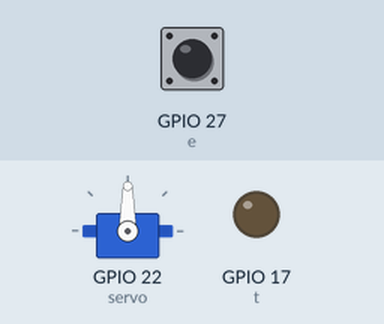
A program run on a simulated Raspberry Pi (BCM pin numbers). Parts: servo, output pins drawn as LEDs (lit = HIGH). Inputs (shaded band) come from the test bench; at power-on: GPIO 27 (e) HIGH. Servo angles are drawn from the pulse width (0.5 ms = 0°, 2.5 ms = 180°); the clock reads 2024-03-15 10:24:30 at power-on unless the program sets it.

Above: at 0.17 s.
At 0.52 s:
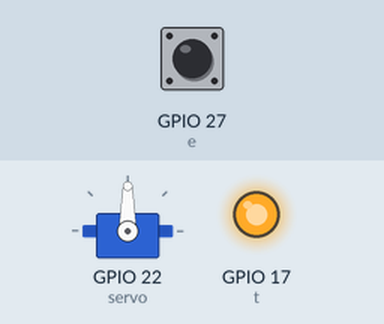
Timing chart, 0 to 2.2 s (numbered marks = the images above):
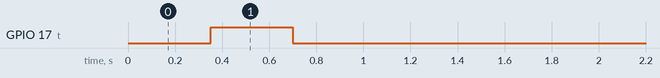

The program:

15.Interfacing_ultrasonic_sensor_with_servo_motor.py
```python
import RPi.GPIO as g    #Libraries
import time
g.setmode(g.BCM)  #set GPIO Pins
servo=22   #set GPIO Pins
t=17
e=27
g.setup(servo,g.OUT)  #set GPIO direction (IN / OUT)
g.setup(t,g.OUT)
g.setup(e,g.IN)
p=g.PWM(22,50)
p.start(7.5)
def ping():
	while True:
		g.output(t,g.LOW)     # set Trigger after 0.035ms to LOW
		time.sleep(0.35)
		g.output(t,g.HIGH)  # set Trigger to HIGH
		time.sleep(0.35)
		g.output(t,g.LOW)
		while g.input(e)==0:  # save StartTime
			pulse_start=time.time()
		while g.input(e)==1:  # save time of arrival
			pulse_end=time.time()
		pulse_dur=pulse_end-pulse_start  # time difference between start and arrival
		dis=pulse_dur*17150   # multiply with the sonic speed (17150 cm/s)
		dis=round(dis,2)  # and divide by 2, because there and back
		return dis
try:
	while True:
		if ping()<100:     #distace is less than 100
			print"dis:",ping()
			p.ChangeDutyCycle(2.5)   #servo rotate 0  degree
			time.sleep(1)
			print"0 dgree"
			print"dis:",ping()
			p.ChangeDutyCycle(7.5)   #servo rotate 90  degree
			time.sleep(1)
			print"90 dgree"
		else:
			print"dis:",ping()
			p.ChangeDutyCycle(12.5)   #servo rotate 90  degree
			time.sleep(1)
			print"180 dgree"
except:
	p.stop
	g.cleanup()
```

Measured:
- by itself, GPIO 17 (t): LOW → HIGH at 0.35 s, → LOW 0.35 s later
